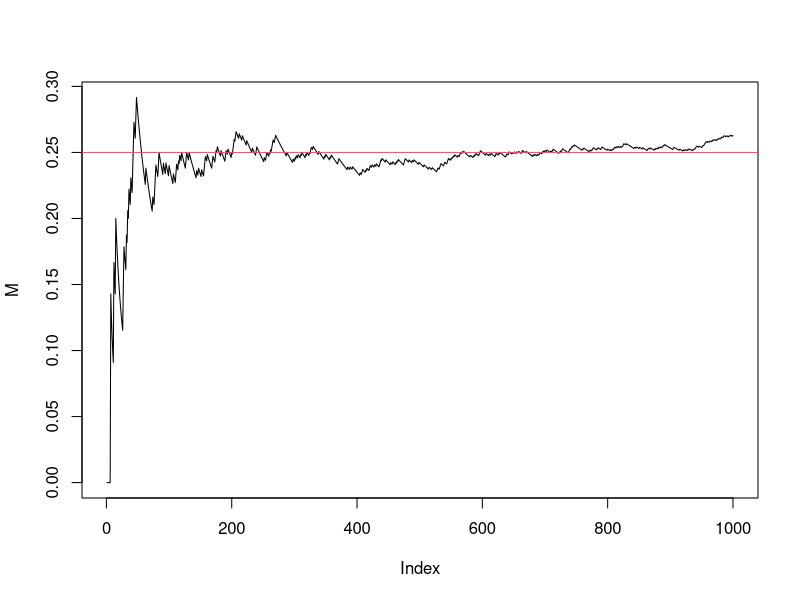
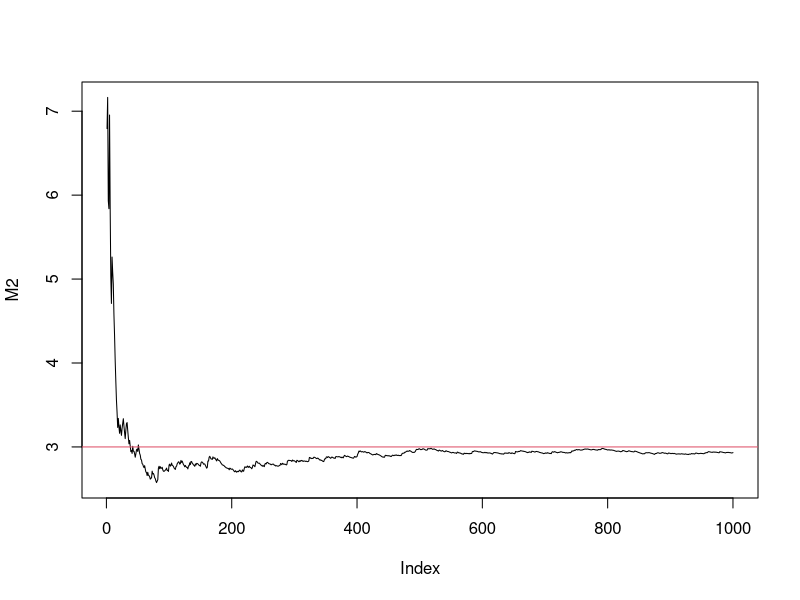
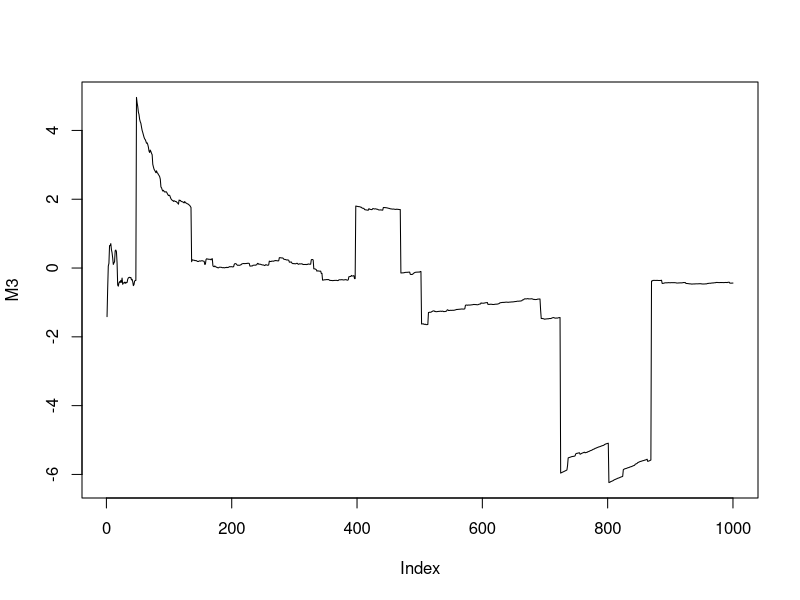

R code for these plots, in order:
N = 1000
n = 1:N; p = 0.25 # może być też n <- 1:N
set.seed(100) # nieobowiązkowe

# a) rozkład dwupunktowy
X = rbinom(N, 1, p) # 1, p - parametry rozkładu
# a = 7:2 // liczby od 7 do 2
# n[1:7] - odwołujemy się do pierwszych 7 elementów
# b = a[-2] - b będzie miało wszystkie elementy co a oprócz drugiego (tuaj 6)
# nie używać jako zmiennej c bo to nazwa funkcji, która tworzt wektor
# t - transpozycja macierzy
# rt - rozkład t studenta
# dt, pt, qt, rf, df, pf, qf
# T, F - prawda fałśz
# x = c(b, a)
# y = 2:10
# x+y
S = cumsum(X) # robi sumy skumulowane, taki szereg - ciąg sum
M = S / n # ciąg średnich
plot(M, type = 'l') # domyślnie bez type narysuje kropki
abline(h = p, col = 2) # funkcja do rysowania prostej, h jak horizontal, v jak vertical
# col = 2 to czerwony ale można też 'red' podać

# b) rozkład wykładniczy
lambda = 1/3
X2 = rexp(N, lambda)
S2 = cumsum(X2)
M2 = S2 / n
plot(M2, type = 'l')
abline(h = 1/lambda, col = 2)


# c) rozkład Cauchy'ego
a = 0; d = 1
X3 = rcauchy(N,a, d)
S3 = cumsum(X3)
M3 = S3 / n
plot(M3, type = 'l')

# MOCNE PRAWO WIELKICH LICZB
# Im większa próba tym średnia arytmetyczna z tej próby będzie bliższa teoretycznej wartości oczekiwanej
